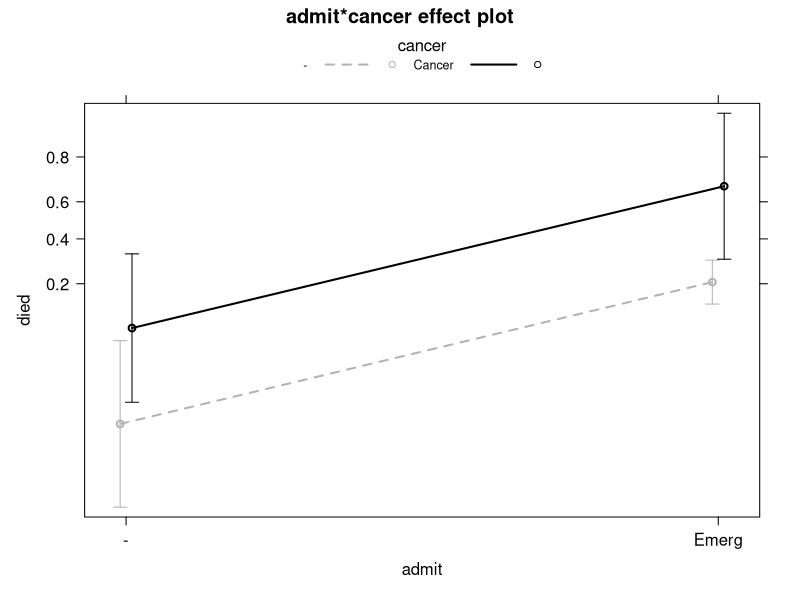
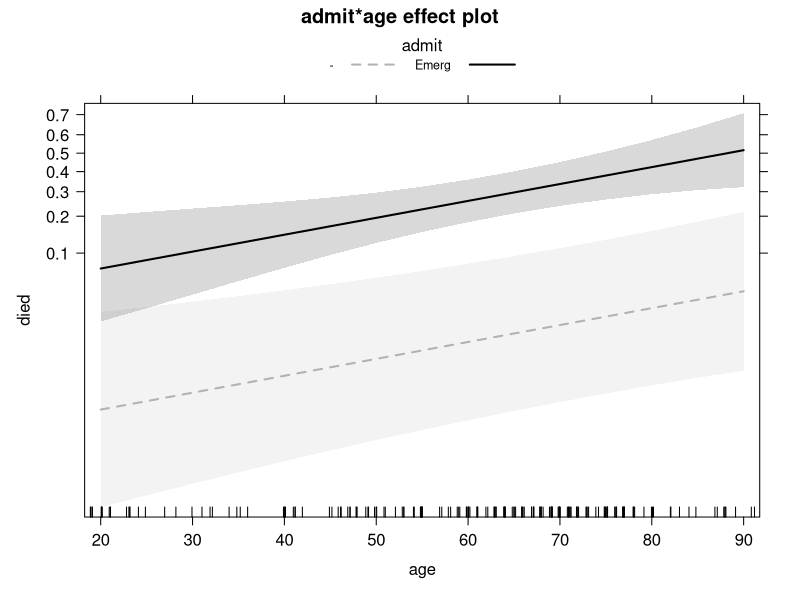
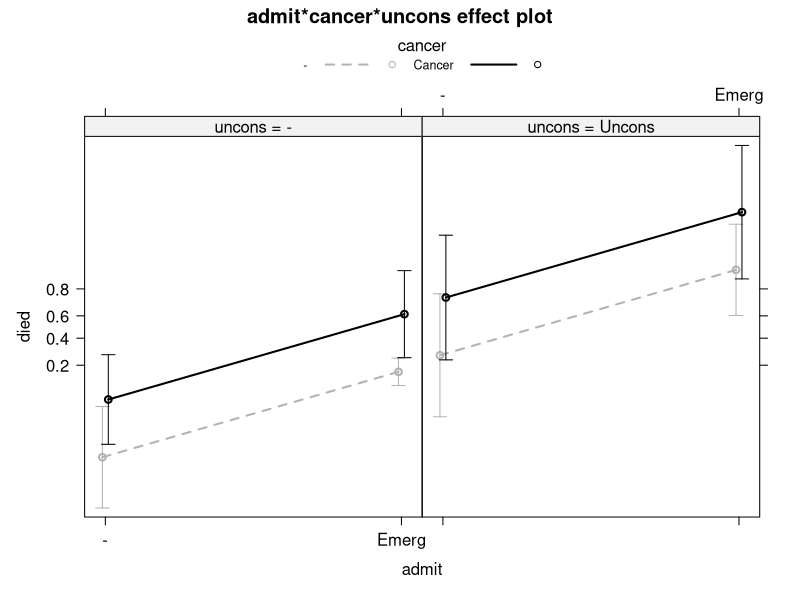

Write R code to recreate these figures, in order.
setwd("//media//kswada//MyFiles//R//icu")

packages <- c("dplyr", "vcd", "MASS", "vcdExtra")
purrr::walk(packages, library, character.only = TRUE, warn.conflicts = FALSE)



# ------------------------------------------------------------------------------
# data:  Death in the ICU
# ------------------------------------------------------------------------------

data("ICU", package = "vcdExtra")

str(ICU)

dim(ICU)


car::some(ICU)



# ----------
# Here we do not apply "rage" and "coma"
# race, coma is represented initially as 3-level factors, but the recoded to binary variables (white, uncons)
# we apply binary variables

ICU2 <- ICU[, -c(4, 20)]

str(ICU2)



# ----------
levels(ICU2$cancer) <- c("-", "Cancer")
levels(ICU2$admit) <- c("-", "Emerg")
levels(ICU2$uncons) <- c("-", "Uncons")

icu.glm2 <- glm(died ~ age + cancer + admit + uncons, data = ICU2, family = binomial)



# ------------------------------------------------------------------------------
# Conditional effect plot
# ------------------------------------------------------------------------------

library(effects)



# effect plots for several predictors jointly or full-model plots

plot(Effect(c("admit", "cancer"), icu.glm2), 
     confint = list(style = "bars"),
     lines = list(multiline = TRUE, lty = c(2,1), col = c(gray(0.7), "black")))


plot(Effect(c("admit", "age"), icu.glm2), 
     confint = list(style = "bands"), 
     lines = list(multiline = TRUE, lty = c(2,1), col = c(gray(0.7), "black")))


plot(Effect(c("admit", "cancer", "uncons"), icu.glm2), 
     confint = list(style = "bars"), 
     lines = list(multiline = TRUE, lty = c(2,1), col = c(gray(0.7), "black")))
